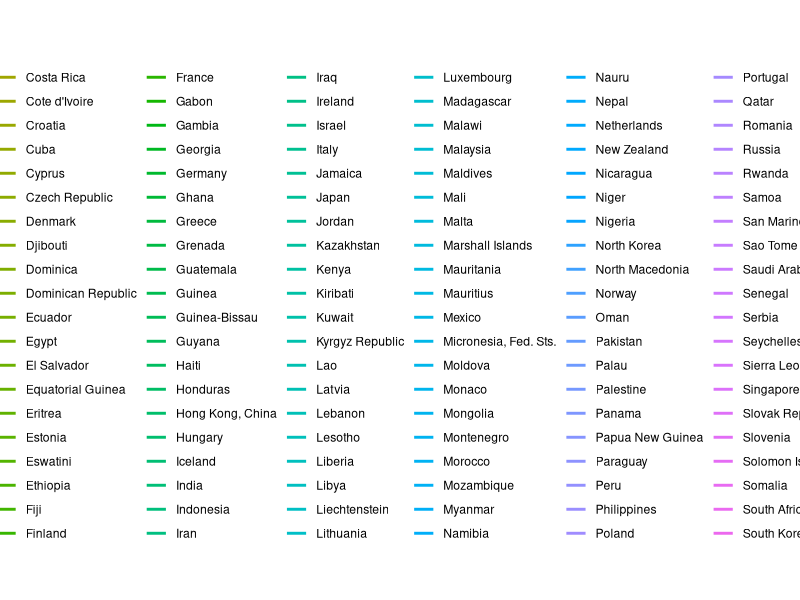

The R script that drew this image: (Note: this script raises an error after producing the figure.)
## ---- chunk 1
knitr::opts_chunk$set(echo = TRUE, warning = FALSE, message = FALSE, fig.width = 8, fig.height = 8)

# Librerías principales
library(readr)     # Importación de datos
library(dplyr)     # Manipulación de datos
library(ggplot2)   # Visualización
library(here)      # Manejo de rutas reproducibles
library(kableExtra)  # Tablas bonitas en RMarkdown


# Opciones globales de knitr
knitr::opts_chunk$set(
  echo = TRUE,      # Muestra código en el informe
  warning = FALSE,  # Oculta warnings
  message = FALSE   # Oculta mensajes de carga
)

## ---- chunk 2

install.packages("here")
install.packages("kableExtra")

datos <- read_csv(here("Datos/base_depurada/LifeExpact_dep.csv"))

head(datos)

## ---- chunk 3

tabla_resume <- datos %>% 
  group_by(country) %>% 
  summarise(
    Mean = mean(life_expectancy, na.rm = TRUE),
    SD   = sd(life_expectancy, na.rm = TRUE),
    Min  = min(life_expectancy, na.rm = TRUE),
    Max  = max(life_expectancy, na.rm = TRUE),
    .groups = 'drop'
  ) %>% 
  as.data.frame() %>% 
  kable() %>% 
  kable_styling("striped")

tabla_resume

## ---- chunk 4

## Gráfico comparativo de la evolución entre países 

ggplot(datos, aes(x = year, y = life_expectancy, color = country)) +
  geom_line(size = 1) +
  labs(
    title = "Evolución de la esperanza de vida",
    x = "Año",
    y = "Esperanza de vida (años)"
  ) +
  theme_minimal()

## ---- chunk 5

# Seleccionar solo los años de interés
datos_analisis <- datos %>%
  filter(year %in% c(1950, 2020)) %>%
  group_by(year, country) %>%
  summarise(
    Life_Expectancy = round(mean(life_expectancy, 1))
  ) %>%
  ungroup()

# Pivotar para tener columnas por año
tabla_comp <- datos_analisis %>%
  pivot_wider(names_from = year, values_from = Life_Expectancy)

# Mostrar tabla bonita
tabla_comp %>%
  kable("html", caption = "Comparación de esperanza de vida: 1950 vs 2020") %>%
  kable_styling(bootstrap_options = c("striped", "hover", "condensed"), full_width = FALSE)
